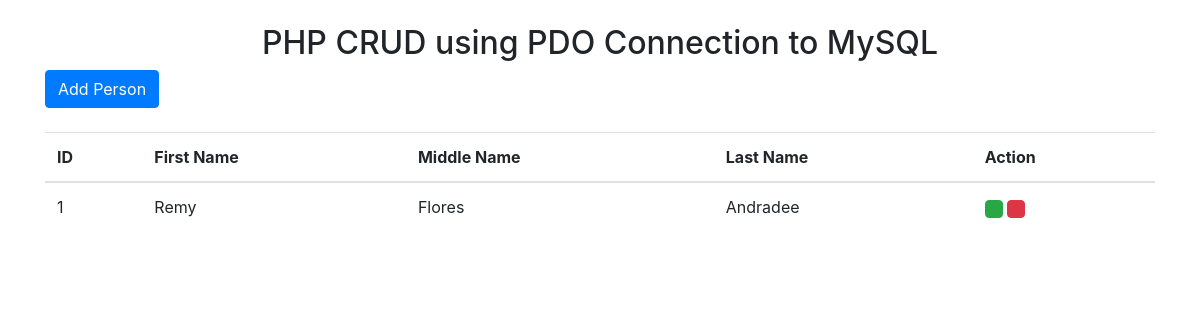
The page /basic-crud/index.php on the database its author committed.
### tables this page shows
CREATE TABLE `tbl_person` (
  `tbl_person_id` int(11) NOT NULL,
  `first_name` varchar(255) NOT NULL,
  `middle_name` varchar(255) NOT NULL,
  `last_name` varchar(255) NOT NULL
);

### basic-crud/index.php (the view, shortened to what this page needs)
<!DOCTYPE html>
<html lang="en">
<head>
    <link rel="stylesheet" href="https://cdn.jsdelivr.net/npm/bootstrap@4.0.0/dist/css/bootstrap.min.css">
    <link rel="stylesheet" href="https://cdn.jsdelivr.net/npm/ti-icons@0.1.2/css/themify-icons.min.css">
</head>
<body>
    <br>
    <h2 align="center">PHP CRUD using PDO Connection to MySQL</h2>
    <div class="container">
        <div class="row">
            <?php
            include 'conn/connection.php';
            $stmt = $conn->prepare("SELECT * FROM `tbl_person`");
            $stmt->execute();
            $result = $stmt->fetchAll();
            ?>
            <div class="col-md-12">
                <button type="button" class="btn btn-primary" data-toggle="modal" data-target="#addPerson">
                    Add Person
                </button>
                <br><br>
                <div class="form">
                    <div class="table-responsive">
                        <table class="table table-hover" id="personTable">
                            <thead>
                                <tr>
                                    <th>ID</th>
                                    <th>First Name</th>
                                    <th>Middle Name</th>
                                    <th>Last Name</th>
                                    <th>Action</th>
                                </tr>
                            </thead>
                            <tbody>
                                <?php
                                foreach ($result as $row) {
                                    $personID  = $row['tbl_person_id'];
                                    $personFirstName = $row['first_name'];
                                    $personMiddleName = $row['middle_name'];
                                    $personLastName = $row['last_name'];
                                ?>
                                    <tr class="">
                                        <td id="personID-<?= $personID ?>"><?php echo  $personID ?> </td>
                                        <td id="personFirstName-<?= $personID ?>"><?php echo  $personFirstName ?></td>
                                        <td id="personMiddleName-<?= $personID ?>"><?php echo  $personMiddleName ?></td>
                                        <td id="personLastName-<?= $personID ?>"><?php echo  $personLastName ?></td>
                                        <td>
                                            <div>
                                                <button type="button" title="Edit" class="btn btn-success btn-inverse-info btn-md p-2" onclick="update_person('<?php echo $personID ?>')"><i class="ti-pencil-alt"></i></button>
                                                <button type="button" title="Remove" class="btn btn-danger btn-inverse-danger btn-md p-2" onclick="delete_person('<?php echo $personID ?>')"><i class="ti-trash"></i></button>
                                            </div>
                                        </td>
                                    </tr>
                                <?php
                                }
                                ?>
                            </tbody>
                        </table>
                    </div>
                </div>
            </div>
        </div>
    </div>
</body>
</html>

### rows shown on the page
tbl_person: tbl_person_id "1", first_name "Remy", middle_name "Flores", last_name "Andradee"
